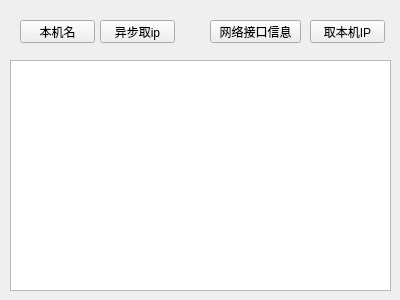
<?xml version="1.0" encoding="UTF-8"?>
<ui version="4.0">
 <class>Widget</class>
 <widget class="QWidget" name="Widget">
  <property name="geometry">
   <rect>
    <x>0</x>
    <y>0</y>
    <width>400</width>
    <height>300</height>
   </rect>
  </property>
  <property name="windowTitle">
   <string>Widget</string>
  </property>
  <widget class="QPushButton" name="pushButton">
   <property name="geometry">
    <rect>
     <x>20</x>
     <y>20</y>
     <width>75</width>
     <height>23</height>
    </rect>
   </property>
   <property name="text">
    <string>本机名</string>
   </property>
  </widget>
  <widget class="QPlainTextEdit" name="plainTextEdit">
   <property name="geometry">
    <rect>
     <x>10</x>
     <y>60</y>
     <width>381</width>
     <height>231</height>
    </rect>
   </property>
  </widget>
  <widget class="QPushButton" name="pushButton_2">
   <property name="geometry">
    <rect>
     <x>100</x>
     <y>20</y>
     <width>75</width>
     <height>23</height>
    </rect>
   </property>
   <property name="text">
    <string>异步取ip</string>
   </property>
  </widget>
  <widget class="QPushButton" name="pushButton_3">
   <property name="geometry">
    <rect>
     <x>210</x>
     <y>20</y>
     <width>91</width>
     <height>23</height>
    </rect>
   </property>
   <property name="text">
    <string>网络接口信息</string>
   </property>
  </widget>
  <widget class="QPushButton" name="pushButton_4">
   <property name="geometry">
    <rect>
     <x>310</x>
     <y>20</y>
     <width>75</width>
     <height>23</height>
    </rect>
   </property>
   <property name="text">
    <string>取本机IP</string>
   </property>
  </widget>
 </widget>
 <layoutdefault spacing="6" margin="11"/>
 <resources/>
 <connections/>
</ui>
